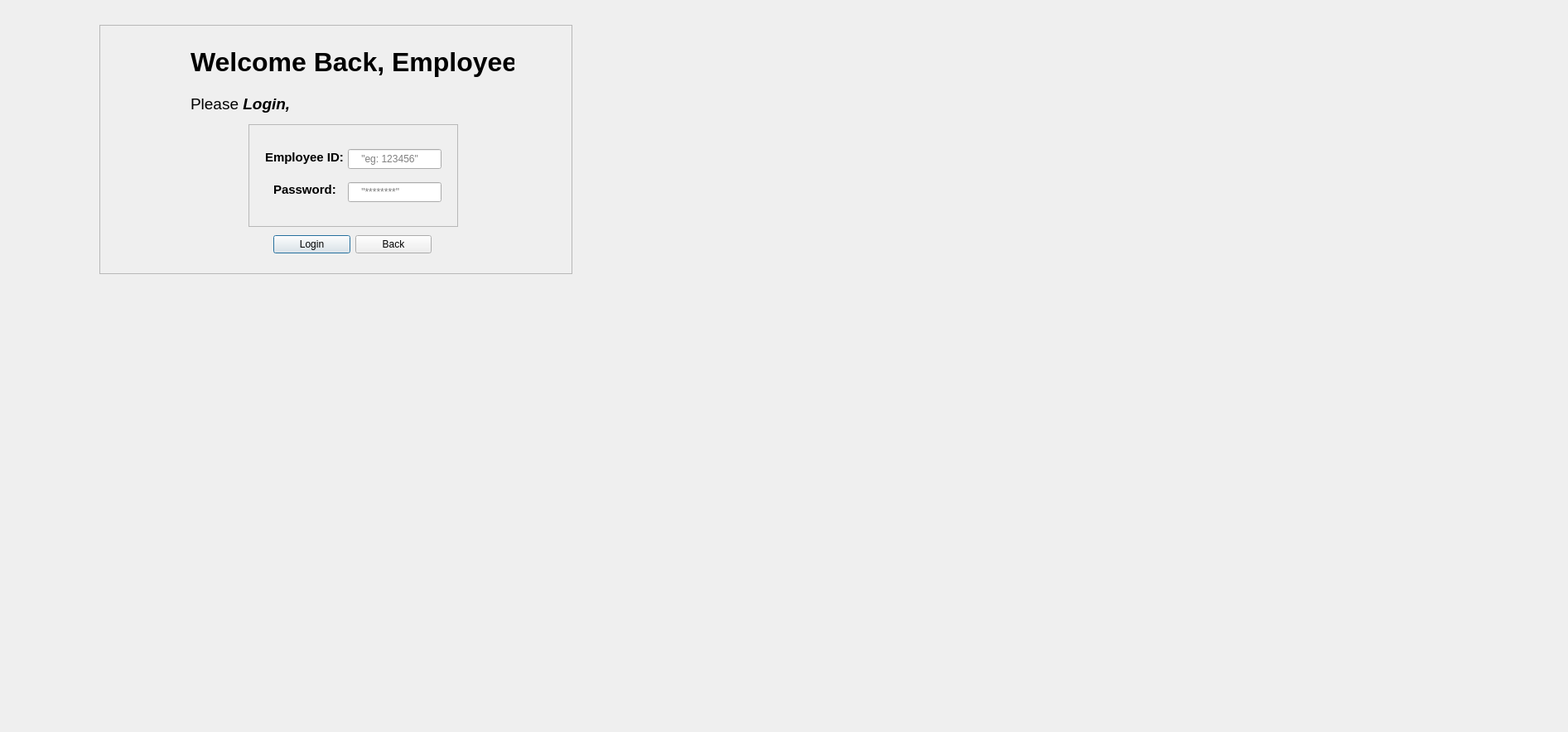
<?xml version="1.0" encoding="UTF-8"?>
<ui version="4.0">
 <class>employeelogindialog</class>
 <widget class="QDialog" name="employeelogindialog">
  <property name="geometry">
   <rect>
    <x>0</x>
    <y>0</y>
    <width>1893</width>
    <height>884</height>
   </rect>
  </property>
  <property name="windowTitle">
   <string>Dialog</string>
  </property>
  <widget class="QFrame" name="employeeframe">
   <property name="geometry">
    <rect>
     <x>120</x>
     <y>30</y>
     <width>571</width>
     <height>301</height>
    </rect>
   </property>
   <property name="frameShape">
    <enum>QFrame::Shape::StyledPanel</enum>
   </property>
   <property name="frameShadow">
    <enum>QFrame::Shadow::Raised</enum>
   </property>
   <widget class="QLabel" name="employeetitleLabel">
    <property name="geometry">
     <rect>
      <x>110</x>
      <y>20</y>
      <width>391</width>
      <height>51</height>
     </rect>
    </property>
    <property name="text">
     <string>&lt;html&gt;&lt;head/&gt;&lt;body&gt;&lt;p&gt;&lt;span style=&quot; font-size:24pt; font-weight:700;&quot;&gt;Welcome Back, Employee&lt;/span&gt;&lt;/p&gt;&lt;/body&gt;&lt;/html&gt;</string>
    </property>
   </widget>
   <widget class="QLabel" name="employeesubtitleLabel">
    <property name="geometry">
     <rect>
      <x>110</x>
      <y>80</y>
      <width>121</width>
      <height>31</height>
     </rect>
    </property>
    <property name="text">
     <string>&lt;html&gt;&lt;head/&gt;&lt;body&gt;&lt;p&gt;&lt;span style=&quot; font-size:14pt;&quot;&gt;Please &lt;/span&gt;&lt;span style=&quot; font-size:14pt; font-weight:700; font-style:italic;&quot;&gt;Login,&lt;/span&gt;&lt;/p&gt;&lt;/body&gt;&lt;/html&gt;</string>
    </property>
   </widget>
   <widget class="QWidget" name="horizontalLayoutWidget">
    <property name="geometry">
     <rect>
      <x>210</x>
      <y>250</y>
      <width>191</width>
      <height>31</height>
     </rect>
    </property>
    <layout class="QHBoxLayout" name="horizontalLayout">
     <item>
      <widget class="QPushButton" name="employeeloginButton">
       <property name="text">
        <string>Login</string>
       </property>
      </widget>
     </item>
     <item>
      <widget class="QPushButton" name="employeebackButton">
       <property name="text">
        <string>Back</string>
       </property>
      </widget>
     </item>
    </layout>
   </widget>
   <widget class="QFrame" name="employeeframe2">
    <property name="geometry">
     <rect>
      <x>180</x>
      <y>120</y>
      <width>253</width>
      <height>124</height>
     </rect>
    </property>
    <property name="frameShape">
     <enum>QFrame::Shape::StyledPanel</enum>
    </property>
    <property name="frameShadow">
     <enum>QFrame::Shadow::Raised</enum>
    </property>
    <widget class="QLabel" name="employeeIdLabel">
     <property name="geometry">
      <rect>
       <x>20</x>
       <y>30</y>
       <width>101</width>
       <height>21</height>
      </rect>
     </property>
     <property name="text">
      <string>&lt;html&gt;&lt;head/&gt;&lt;body&gt;&lt;p&gt;&lt;span style=&quot; font-size:11pt; font-weight:700;&quot;&gt;Employee ID:&lt;/span&gt;&lt;/p&gt;&lt;/body&gt;&lt;/html&gt;</string>
     </property>
    </widget>
    <widget class="QLineEdit" name="employeeidInput">
     <property name="geometry">
      <rect>
       <x>120</x>
       <y>30</y>
       <width>113</width>
       <height>24</height>
      </rect>
     </property>
     <property name="placeholderText">
      <string>    &quot;eg: 123456&quot;</string>
     </property>
    </widget>
    <widget class="QLineEdit" name="employeepasswordInput">
     <property name="geometry">
      <rect>
       <x>120</x>
       <y>70</y>
       <width>113</width>
       <height>24</height>
      </rect>
     </property>
     <property name="echoMode">
      <enum>QLineEdit::EchoMode::Password</enum>
     </property>
     <property name="placeholderText">
      <string>    &quot;********&quot;</string>
     </property>
    </widget>
    <widget class="QLabel" name="employeepasswordLabel">
     <property name="geometry">
      <rect>
       <x>30</x>
       <y>70</y>
       <width>81</width>
       <height>16</height>
      </rect>
     </property>
     <property name="text">
      <string>&lt;html&gt;&lt;head/&gt;&lt;body&gt;&lt;p&gt;&lt;span style=&quot; font-size:11pt; font-weight:700;&quot;&gt;Password:&lt;/span&gt;&lt;/p&gt;&lt;/body&gt;&lt;/html&gt;</string>
     </property>
    </widget>
   </widget>
  </widget>
 </widget>
 <tabstops>
  <tabstop>employeeidInput</tabstop>
  <tabstop>employeepasswordInput</tabstop>
  <tabstop>employeeloginButton</tabstop>
  <tabstop>employeebackButton</tabstop>
 </tabstops>
 <resources/>
 <connections/>
</ui>
